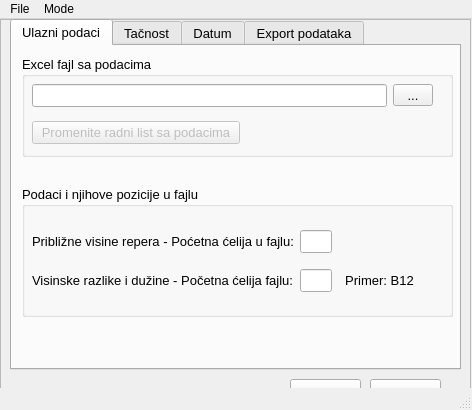
<?xml version="1.0" encoding="UTF-8"?>
<ui version="4.0">
 <class>MainWindow</class>
 <widget class="QMainWindow" name="MainWindow">
  <property name="geometry">
   <rect>
    <x>0</x>
    <y>0</y>
    <width>472</width>
    <height>410</height>
   </rect>
  </property>
  <property name="sizePolicy">
   <sizepolicy hsizetype="Fixed" vsizetype="Fixed">
    <horstretch>0</horstretch>
    <verstretch>0</verstretch>
   </sizepolicy>
  </property>
  <property name="minimumSize">
   <size>
    <width>472</width>
    <height>410</height>
   </size>
  </property>
  <property name="maximumSize">
   <size>
    <width>472</width>
    <height>411</height>
   </size>
  </property>
  <property name="windowTitle">
   <string>MainWindow</string>
  </property>
  <property name="autoFillBackground">
   <bool>false</bool>
  </property>
  <property name="styleSheet">
   <string notr="true"/>
  </property>
  <property name="tabShape">
   <enum>QTabWidget::Rounded</enum>
  </property>
  <widget class="QWidget" name="centralwidget">
   <widget class="QFrame" name="mainFrame">
    <property name="geometry">
     <rect>
      <x>0</x>
      <y>0</y>
      <width>471</width>
      <height>391</height>
     </rect>
    </property>
    <property name="font">
     <font>
      <family>Segoe UI</family>
      <pointsize>10</pointsize>
     </font>
    </property>
    <property name="autoFillBackground">
     <bool>false</bool>
    </property>
    <property name="styleSheet">
     <string notr="true"/>
    </property>
    <property name="frameShape">
     <enum>QFrame::StyledPanel</enum>
    </property>
    <property name="frameShadow">
     <enum>QFrame::Raised</enum>
    </property>
    <widget class="QTabWidget" name="tabWidget">
     <property name="geometry">
      <rect>
       <x>10</x>
       <y>0</y>
       <width>451</width>
       <height>351</height>
      </rect>
     </property>
     <property name="focusPolicy">
      <enum>Qt::TabFocus</enum>
     </property>
     <property name="styleSheet">
      <string notr="true"/>
     </property>
     <property name="currentIndex">
      <number>0</number>
     </property>
     <widget class="QWidget" name="ulazniPodaci_tab">
      <attribute name="title">
       <string>Ulazni podaci</string>
      </attribute>
      <widget class="QGroupBox" name="groupBox">
       <property name="geometry">
        <rect>
         <x>10</x>
         <y>10</y>
         <width>431</width>
         <height>101</height>
        </rect>
       </property>
       <property name="title">
        <string>Excel fajl sa podacima</string>
       </property>
       <widget class="QWidget" name="gridLayoutWidget">
        <property name="geometry">
         <rect>
          <x>10</x>
          <y>20</y>
          <width>401</width>
          <height>77</height>
         </rect>
        </property>
        <layout class="QGridLayout" name="gridLayout">
         <item row="0" column="1">
          <widget class="QToolButton" name="input_file_tbtn">
           <property name="minimumSize">
            <size>
             <width>40</width>
             <height>0</height>
            </size>
           </property>
           <property name="text">
            <string>...</string>
           </property>
          </widget>
         </item>
         <item row="0" column="0">
          <widget class="QLineEdit" name="input_file_txt">
           <property name="alignment">
            <set>Qt::AlignLeading|Qt::AlignLeft|Qt::AlignVCenter</set>
           </property>
          </widget>
         </item>
         <item row="1" column="0">
          <widget class="QPushButton" name="worksheet_btn">
           <property name="enabled">
            <bool>false</bool>
           </property>
           <property name="minimumSize">
            <size>
             <width>208</width>
             <height>0</height>
            </size>
           </property>
           <property name="maximumSize">
            <size>
             <width>40</width>
             <height>16777215</height>
            </size>
           </property>
           <property name="text">
            <string>Promenite radni list sa podacima</string>
           </property>
          </widget>
         </item>
        </layout>
       </widget>
      </widget>
      <widget class="QGroupBox" name="groupBox_2">
       <property name="geometry">
        <rect>
         <x>10</x>
         <y>140</y>
         <width>431</width>
         <height>131</height>
        </rect>
       </property>
       <property name="title">
        <string>Podaci i njihove pozicije u fajlu</string>
       </property>
       <widget class="QWidget" name="gridLayoutWidget_3">
        <property name="geometry">
         <rect>
          <x>10</x>
          <y>30</y>
          <width>421</width>
          <height>91</height>
         </rect>
        </property>
        <layout class="QGridLayout" name="gridLayout_3">
         <property name="verticalSpacing">
          <number>2</number>
         </property>
         <item row="1" column="1">
          <widget class="QLineEdit" name="hdiff_start_cell_txt">
           <property name="maximumSize">
            <size>
             <width>32</width>
             <height>16777215</height>
            </size>
           </property>
          </widget>
         </item>
         <item row="0" column="1">
          <widget class="QLineEdit" name="repers_start_cell_txt">
           <property name="maximumSize">
            <size>
             <width>32</width>
             <height>16777215</height>
            </size>
           </property>
          </widget>
         </item>
         <item row="0" column="0">
          <widget class="QLabel" name="repers_info_lbl">
           <property name="text">
            <string>Približne visine repera - Poćetna ćelija u fajlu:</string>
           </property>
          </widget>
         </item>
         <item row="1" column="0">
          <widget class="QLabel" name="hdiff_start_lbl">
           <property name="text">
            <string>Visinske razlike i dužine - Početna ćelija fajlu:</string>
           </property>
          </widget>
         </item>
         <item row="1" column="2">
          <widget class="QLabel" name="cell_example_lbl">
           <property name="text">
            <string>  Primer: B12</string>
           </property>
          </widget>
         </item>
        </layout>
       </widget>
      </widget>
     </widget>
     <widget class="QWidget" name="tacnost_tab">
      <attribute name="title">
       <string>Tačnost</string>
      </attribute>
      <widget class="QGroupBox" name="groupBox_3">
       <property name="geometry">
        <rect>
         <x>10</x>
         <y>10</y>
         <width>211</width>
         <height>91</height>
        </rect>
       </property>
       <property name="title">
        <string>Tačnost merenih veličina</string>
       </property>
       <widget class="QWidget" name="gridLayoutWidget_2">
        <property name="geometry">
         <rect>
          <x>10</x>
          <y>20</y>
          <width>111</width>
          <height>61</height>
         </rect>
        </property>
        <layout class="QGridLayout" name="gridLayout_2">
         <item row="0" column="0">
          <widget class="QLabel" name="sigmah_lbl">
           <property name="text">
            <string>&lt;html&gt;&lt;head/&gt;&lt;body&gt;&lt;p&gt;&lt;span style=&quot; font-size:14pt; font-style:italic;&quot;&gt;σ&lt;/span&gt;&lt;span style=&quot; font-size:14pt; font-style:italic; vertical-align:sub;&quot;&gt;Δhi&lt;/span&gt;&lt;span style=&quot; font-style:italic;&quot;&gt;: &lt;/span&gt;&lt;/p&gt;&lt;/body&gt;&lt;/html&gt;</string>
           </property>
          </widget>
         </item>
         <item row="1" column="1">
          <widget class="QLineEdit" name="sigma0_txt"/>
         </item>
         <item row="1" column="0">
          <widget class="QLabel" name="sigma0_lbl">
           <property name="text">
            <string>&lt;html&gt;&lt;head/&gt;&lt;body&gt;&lt;p&gt;&lt;span style=&quot; font-size:14pt; font-style:italic;&quot;&gt;σ&lt;/span&gt;&lt;span style=&quot; font-size:14pt; font-style:italic; vertical-align:sub;&quot;&gt;0&lt;/span&gt;&lt;span style=&quot; font-style:italic;&quot;&gt;: &lt;/span&gt;&lt;/p&gt;&lt;/body&gt;&lt;/html&gt;</string>
           </property>
          </widget>
         </item>
         <item row="0" column="1">
          <widget class="QLineEdit" name="sigmah_txt"/>
         </item>
        </layout>
       </widget>
      </widget>
      <widget class="QGroupBox" name="groupBox_5">
       <property name="geometry">
        <rect>
         <x>230</x>
         <y>10</y>
         <width>201</width>
         <height>101</height>
        </rect>
       </property>
       <property name="title">
        <string>Nivo značajnosti i moć testa</string>
       </property>
       <widget class="QWidget" name="gridLayoutWidget_5">
        <property name="geometry">
         <rect>
          <x>10</x>
          <y>20</y>
          <width>181</width>
          <height>77</height>
         </rect>
        </property>
        <layout class="QGridLayout" name="gridLayout_5">
         <item row="0" column="1">
          <widget class="QComboBox" name="alpha_coef_cmb">
           <property name="maximumSize">
            <size>
             <width>60</width>
             <height>16777215</height>
            </size>
           </property>
           <property name="editable">
            <bool>false</bool>
           </property>
           <item>
            <property name="text">
             <string>0.05</string>
            </property>
           </item>
           <item>
            <property name="text">
             <string>0.10</string>
            </property>
           </item>
           <item>
            <property name="text">
             <string>0.15</string>
            </property>
           </item>
           <item>
            <property name="text">
             <string>0.20</string>
            </property>
           </item>
           <item>
            <property name="text">
             <string>0.25</string>
            </property>
           </item>
           <item>
            <property name="text">
             <string>0.30</string>
            </property>
           </item>
          </widget>
         </item>
         <item row="0" column="0">
          <widget class="QLabel" name="alpha_coef_lbl">
           <property name="minimumSize">
            <size>
             <width>25</width>
             <height>0</height>
            </size>
           </property>
           <property name="text">
            <string>&lt;html&gt;&lt;head/&gt;&lt;body&gt;&lt;p&gt;&lt;span style=&quot; font-size:11pt; font-style:italic;&quot;&gt;α&lt;/span&gt;: nivo značajnosti&lt;/p&gt;&lt;/body&gt;&lt;/html&gt;</string>
           </property>
          </widget>
         </item>
         <item row="1" column="0">
          <widget class="QLabel" name="beta_coef_lbl">
           <property name="minimumSize">
            <size>
             <width>25</width>
             <height>0</height>
            </size>
           </property>
           <property name="text">
            <string>&lt;html&gt;&lt;head/&gt;&lt;body&gt;&lt;p&gt;&lt;span style=&quot; font-size:11pt; font-style:italic;&quot;&gt;β&lt;/span&gt;: moć testa&lt;/p&gt;&lt;/body&gt;&lt;/html&gt;</string>
           </property>
          </widget>
         </item>
         <item row="1" column="1">
          <widget class="QComboBox" name="beta_coef_cmb">
           <property name="maximumSize">
            <size>
             <width>60</width>
             <height>16777215</height>
            </size>
           </property>
           <property name="editable">
            <bool>false</bool>
           </property>
           <item>
            <property name="text">
             <string>0.80</string>
            </property>
           </item>
           <item>
            <property name="text">
             <string>0.90</string>
            </property>
           </item>
           <item>
            <property name="text">
             <string>0.95</string>
            </property>
           </item>
           <item>
            <property name="text">
             <string>0.975</string>
            </property>
           </item>
           <item>
            <property name="text">
             <string>0.99</string>
            </property>
           </item>
          </widget>
         </item>
        </layout>
       </widget>
      </widget>
     </widget>
     <widget class="QWidget" name="datum_tab">
      <attribute name="title">
       <string>Datum</string>
      </attribute>
      <widget class="QGroupBox" name="datum_method_selection_gb">
       <property name="enabled">
        <bool>true</bool>
       </property>
       <property name="geometry">
        <rect>
         <x>10</x>
         <y>10</y>
         <width>421</width>
         <height>101</height>
        </rect>
       </property>
       <property name="title">
        <string>Metoda određivanja datuma</string>
       </property>
       <widget class="QWidget" name="gridLayoutWidget_6">
        <property name="geometry">
         <rect>
          <x>10</x>
          <y>20</y>
          <width>401</width>
          <height>71</height>
         </rect>
        </property>
        <layout class="QGridLayout" name="gridLayout_6">
         <item row="1" column="0">
          <widget class="QRadioButton" name="min_trace_rbtn">
           <property name="text">
            <string>Minimalni trag kofaktorske matrice</string>
           </property>
           <property name="checked">
            <bool>true</bool>
           </property>
          </widget>
         </item>
         <item row="0" column="0">
          <widget class="QRadioButton" name="classic_method_rbtn">
           <property name="text">
            <string>Klasičan metod</string>
           </property>
           <property name="checked">
            <bool>false</bool>
           </property>
          </widget>
         </item>
        </layout>
       </widget>
      </widget>
      <widget class="QGroupBox" name="method_options_gb">
       <property name="enabled">
        <bool>true</bool>
       </property>
       <property name="geometry">
        <rect>
         <x>10</x>
         <y>140</y>
         <width>421</width>
         <height>91</height>
        </rect>
       </property>
       <property name="title">
        <string>Klasičan metod - opcije</string>
       </property>
       <widget class="QWidget" name="verticalLayoutWidget">
        <property name="geometry">
         <rect>
          <x>10</x>
          <y>30</y>
          <width>401</width>
          <height>61</height>
         </rect>
        </property>
        <layout class="QVBoxLayout" name="method_opt_vert">
         <item>
          <widget class="QLabel" name="datum_method_explain_lbl">
           <property name="text">
            <string>Izaberite reper koja će biti fiksiran</string>
           </property>
          </widget>
         </item>
         <item>
          <layout class="QGridLayout" name="method_opt_grid">
           <item row="0" column="1">
            <widget class="QComboBox" name="datum_reper_cmb">
             <property name="minimumSize">
              <size>
               <width>0</width>
               <height>0</height>
              </size>
             </property>
             <property name="maximumSize">
              <size>
               <width>55</width>
               <height>16777215</height>
              </size>
             </property>
            </widget>
           </item>
           <item row="0" column="0">
            <widget class="QLabel" name="datum_reper_lbl">
             <property name="text">
              <string>Reper:</string>
             </property>
            </widget>
           </item>
           <item row="0" column="2">
            <spacer name="datum_opt_spacer">
             <property name="orientation">
              <enum>Qt::Horizontal</enum>
             </property>
             <property name="sizeHint" stdset="0">
              <size>
               <width>40</width>
               <height>20</height>
              </size>
             </property>
            </spacer>
           </item>
          </layout>
         </item>
         <item>
          <spacer name="verticalSpacer">
           <property name="orientation">
            <enum>Qt::Vertical</enum>
           </property>
           <property name="sizeHint" stdset="0">
            <size>
             <width>20</width>
             <height>40</height>
            </size>
           </property>
          </spacer>
         </item>
        </layout>
       </widget>
      </widget>
     </widget>
     <widget class="QWidget" name="export_tab">
      <attribute name="title">
       <string>Export podataka</string>
      </attribute>
      <widget class="QGroupBox" name="word_export_gb">
       <property name="geometry">
        <rect>
         <x>10</x>
         <y>10</y>
         <width>421</width>
         <height>71</height>
        </rect>
       </property>
       <property name="title">
        <string>Word izveštaj</string>
       </property>
       <widget class="QWidget" name="gridLayoutWidget_7">
        <property name="geometry">
         <rect>
          <x>10</x>
          <y>20</y>
          <width>401</width>
          <height>41</height>
         </rect>
        </property>
        <layout class="QGridLayout" name="gridLayout_8">
         <item row="0" column="2">
          <widget class="QToolButton" name="word_output_btn">
           <property name="minimumSize">
            <size>
             <width>40</width>
             <height>0</height>
            </size>
           </property>
           <property name="text">
            <string>...</string>
           </property>
          </widget>
         </item>
         <item row="0" column="1">
          <widget class="QLineEdit" name="word_output_txt">
           <property name="alignment">
            <set>Qt::AlignLeading|Qt::AlignLeft|Qt::AlignVCenter</set>
           </property>
          </widget>
         </item>
        </layout>
       </widget>
      </widget>
      <widget class="QGroupBox" name="optional_export_gb">
       <property name="geometry">
        <rect>
         <x>10</x>
         <y>150</y>
         <width>421</width>
         <height>161</height>
        </rect>
       </property>
       <property name="title">
        <string>Opcioni izlazni fajlovi</string>
       </property>
       <widget class="QWidget" name="gridLayoutWidget_8">
        <property name="geometry">
         <rect>
          <x>10</x>
          <y>20</y>
          <width>401</width>
          <height>131</height>
         </rect>
        </property>
        <layout class="QGridLayout" name="gridLayout_9">
         <item row="0" column="0">
          <widget class="QCheckBox" name="excel_output_ckb">
           <property name="text">
            <string>Prateći Excel fajl sa matricama i ostalim podacima</string>
           </property>
           <property name="checked">
            <bool>true</bool>
           </property>
          </widget>
         </item>
         <item row="2" column="1">
          <widget class="QToolButton" name="excel_output_btn">
           <property name="minimumSize">
            <size>
             <width>40</width>
             <height>0</height>
            </size>
           </property>
           <property name="text">
            <string>...</string>
           </property>
          </widget>
         </item>
         <item row="3" column="0">
          <widget class="QCheckBox" name="scr_output_ckb">
           <property name="text">
            <string>CAD script fajl (*.scr) sa izravnatim visinama repera
 i elipsama grešaka</string>
           </property>
           <property name="checked">
            <bool>true</bool>
           </property>
          </widget>
         </item>
         <item row="5" column="0">
          <widget class="QLineEdit" name="scr_output_txt">
           <property name="alignment">
            <set>Qt::AlignLeading|Qt::AlignLeft|Qt::AlignVCenter</set>
           </property>
          </widget>
         </item>
         <item row="5" column="1">
          <widget class="QToolButton" name="scr_output_btn">
           <property name="minimumSize">
            <size>
             <width>40</width>
             <height>0</height>
            </size>
           </property>
           <property name="text">
            <string>...</string>
           </property>
          </widget>
         </item>
         <item row="2" column="0">
          <widget class="QLineEdit" name="excel_output_txt">
           <property name="alignment">
            <set>Qt::AlignLeading|Qt::AlignLeft|Qt::AlignVCenter</set>
           </property>
          </widget>
         </item>
        </layout>
       </widget>
      </widget>
      <widget class="QGroupBox" name="csv_export_gb">
       <property name="geometry">
        <rect>
         <x>10</x>
         <y>90</y>
         <width>421</width>
         <height>51</height>
        </rect>
       </property>
       <property name="title">
        <string>CSV fajl sa izravnatim visinama repera</string>
       </property>
       <widget class="QWidget" name="horizontalLayoutWidget">
        <property name="geometry">
         <rect>
          <x>10</x>
          <y>20</y>
          <width>401</width>
          <height>25</height>
         </rect>
        </property>
        <layout class="QHBoxLayout" name="horizontalLayout">
         <item>
          <widget class="QLineEdit" name="csv_output_txt"/>
         </item>
         <item>
          <widget class="QToolButton" name="csv_output_btn">
           <property name="minimumSize">
            <size>
             <width>40</width>
             <height>0</height>
            </size>
           </property>
           <property name="text">
            <string>...</string>
           </property>
          </widget>
         </item>
        </layout>
       </widget>
      </widget>
     </widget>
    </widget>
    <widget class="QPushButton" name="exit_btn">
     <property name="geometry">
      <rect>
       <x>370</x>
       <y>360</y>
       <width>71</width>
       <height>31</height>
      </rect>
     </property>
     <property name="text">
      <string>Zatvori</string>
     </property>
    </widget>
    <widget class="QPushButton" name="run_btn">
     <property name="geometry">
      <rect>
       <x>290</x>
       <y>360</y>
       <width>71</width>
       <height>31</height>
      </rect>
     </property>
     <property name="text">
      <string>Pokreni</string>
     </property>
    </widget>
   </widget>
  </widget>
  <widget class="QMenuBar" name="menubar">
   <property name="geometry">
    <rect>
     <x>0</x>
     <y>0</y>
     <width>472</width>
     <height>21</height>
    </rect>
   </property>
   <widget class="QMenu" name="menuFile">
    <property name="title">
     <string>File</string>
    </property>
    <widget class="QMenu" name="menuClear">
     <property name="title">
      <string>Clear</string>
     </property>
     <addaction name="actionClear_Current"/>
     <addaction name="actionClear_All"/>
    </widget>
    <addaction name="actionNew_Project"/>
    <addaction name="actionOpen_Project"/>
    <addaction name="actionSave_Project"/>
    <addaction name="separator"/>
    <addaction name="menuClear"/>
   </widget>
   <widget class="QMenu" name="menuMode">
    <property name="title">
     <string>Mode</string>
    </property>
    <widget class="QMenu" name="menu1D">
     <property name="title">
      <string>1D</string>
     </property>
     <addaction name="action1D_Free_Network_Adjustment"/>
     <addaction name="action1D_Network_Adjustment"/>
     <addaction name="action1D_Network_Analysis"/>
    </widget>
    <widget class="QMenu" name="menu2D">
     <property name="title">
      <string>2D</string>
     </property>
     <addaction name="action2D_Free_Network_Adjustment"/>
     <addaction name="action2D_Network_Adjustment"/>
     <addaction name="action2D_Network_Analysis"/>
    </widget>
    <addaction name="menu1D"/>
    <addaction name="menu2D"/>
   </widget>
   <addaction name="menuFile"/>
   <addaction name="menuMode"/>
  </widget>
  <widget class="QStatusBar" name="statusbar"/>
  <action name="actionNew_Project">
   <property name="text">
    <string>New Project</string>
   </property>
  </action>
  <action name="actionSave_Project">
   <property name="text">
    <string>Save Project</string>
   </property>
  </action>
  <action name="actionOpen_Project">
   <property name="text">
    <string>Open Project</string>
   </property>
  </action>
  <action name="actionClear_Current">
   <property name="text">
    <string>Clear Current</string>
   </property>
  </action>
  <action name="actionClear_All">
   <property name="text">
    <string>Clear All</string>
   </property>
  </action>
  <action name="action1D_Free_Network_Adjustment">
   <property name="text">
    <string>Free Network Adjustment</string>
   </property>
  </action>
  <action name="action1D_Network_Adjustment">
   <property name="text">
    <string>Network Adjustment</string>
   </property>
  </action>
  <action name="action1D_Network_Analysis">
   <property name="text">
    <string>Network Analysis</string>
   </property>
  </action>
  <action name="action2D_Free_Network_Adjustment">
   <property name="text">
    <string>Free Network Adjustment</string>
   </property>
  </action>
  <action name="action2D_Network_Adjustment">
   <property name="text">
    <string>Network Adjustment</string>
   </property>
  </action>
  <action name="action2D_Network_Analysis">
   <property name="text">
    <string>Network Analysis</string>
   </property>
  </action>
 </widget>
 <resources/>
 <connections/>
</ui>
